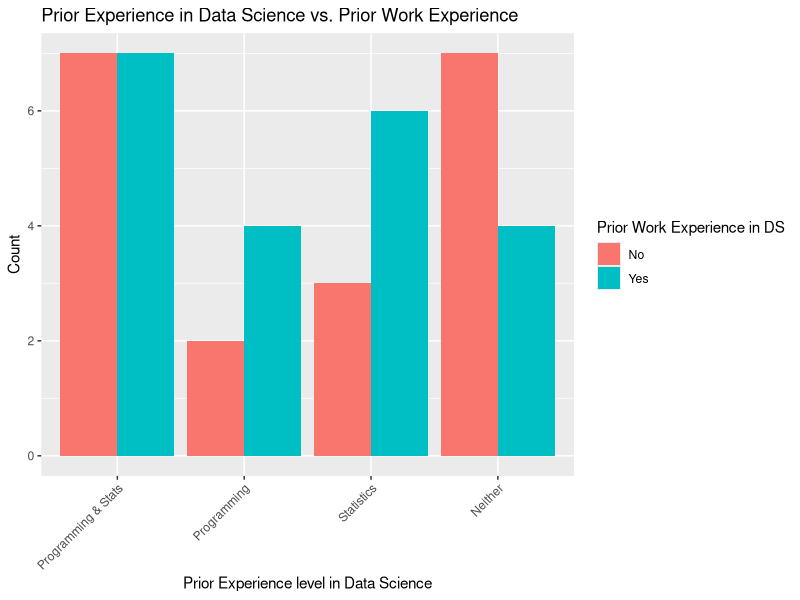

This figure's R source:
## ---- chunk 1
knitr::opts_chunk$set(echo = TRUE)
## ---- chunk 2
library(tidyverse)
library(tidyr)
library(ggplot2)
dat <- read_csv("./data/Assessment (Responses) - Form Responses 1.csv")

old_names <- colnames(dat)
colnames(dat) <- c("Timestamp", "Q1", "Q2", "Q3", "Q4", "Q5", "Q6")


ggplot(dat, aes(dat$Q1, ..count..)) + 
  geom_bar(aes(fill = dat$Q4), position = "dodge") + 
  xlab("Prior Experience level in Data Science") + 
  ylab("Count") + 
  guides(fill = guide_legend(title = "Prior Work Experience in DS")) + 
  ggtitle("Prior Experience in Data Science vs. Prior Work Experience") + 
  scale_x_discrete(labels = c('Programming & Stats','Programming','Statistics', 'Neither')) + 
  theme(axis.text.x = element_text(angle = 45, hjust = 1))

## ---- chunk 3

